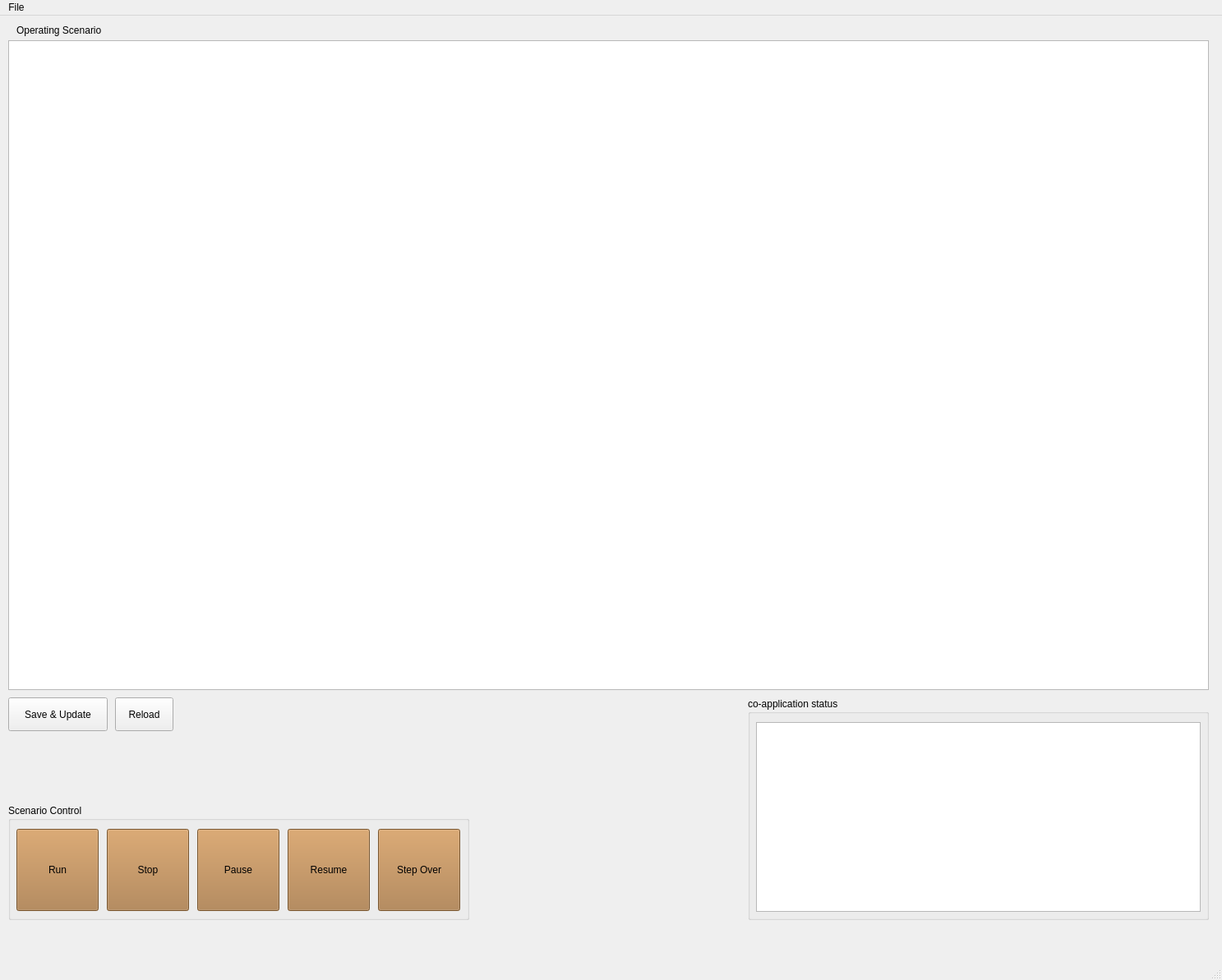
<?xml version="1.0" encoding="UTF-8"?>
<ui version="4.0">
 <class>MainWindow</class>
 <widget class="QMainWindow" name="MainWindow">
  <property name="geometry">
   <rect>
    <x>0</x>
    <y>0</y>
    <width>1487</width>
    <height>1193</height>
   </rect>
  </property>
  <property name="windowTitle">
   <string>MainWindow</string>
  </property>
  <widget class="QWidget" name="centralwidget">
   <widget class="QLabel" name="label">
    <property name="geometry">
     <rect>
      <x>20</x>
      <y>10</y>
      <width>355</width>
      <height>15</height>
     </rect>
    </property>
    <property name="text">
     <string>Operating Scenario</string>
    </property>
   </widget>
   <widget class="QGroupBox" name="groupBox">
    <property name="geometry">
     <rect>
      <x>910</x>
      <y>830</y>
      <width>561</width>
      <height>271</height>
     </rect>
    </property>
    <property name="title">
     <string>co-application status</string>
    </property>
    <widget class="QTableView" name="table_coapp_status">
     <property name="geometry">
      <rect>
       <x>10</x>
       <y>30</y>
       <width>541</width>
       <height>231</height>
      </rect>
     </property>
     <property name="alternatingRowColors">
      <bool>false</bool>
     </property>
     <attribute name="horizontalHeaderStretchLastSection">
      <bool>true</bool>
     </attribute>
    </widget>
   </widget>
   <widget class="QGroupBox" name="groupBox_2">
    <property name="geometry">
     <rect>
      <x>10</x>
      <y>960</y>
      <width>561</width>
      <height>141</height>
     </rect>
    </property>
    <property name="title">
     <string>Scenario Control</string>
    </property>
    <widget class="QPushButton" name="btn_scenario_run">
     <property name="enabled">
      <bool>true</bool>
     </property>
     <property name="geometry">
      <rect>
       <x>10</x>
       <y>30</y>
       <width>100</width>
       <height>100</height>
      </rect>
     </property>
     <property name="sizePolicy">
      <sizepolicy hsizetype="Minimum" vsizetype="Fixed">
       <horstretch>0</horstretch>
       <verstretch>0</verstretch>
      </sizepolicy>
     </property>
     <property name="autoFillBackground">
      <bool>false</bool>
     </property>
     <property name="styleSheet">
      <string notr="true">background-color: rgb(170, 121, 66);</string>
     </property>
     <property name="text">
      <string>Run</string>
     </property>
     <property name="icon">
      <iconset>
       <normaloff>ico/play.png</normaloff>ico/play.png</iconset>
     </property>
     <property name="iconSize">
      <size>
       <width>32</width>
       <height>32</height>
      </size>
     </property>
     <property name="flat">
      <bool>false</bool>
     </property>
    </widget>
    <widget class="QPushButton" name="btn_scenario_stop">
     <property name="geometry">
      <rect>
       <x>120</x>
       <y>30</y>
       <width>100</width>
       <height>100</height>
      </rect>
     </property>
     <property name="styleSheet">
      <string notr="true">background-color: rgb(170, 121, 66);</string>
     </property>
     <property name="text">
      <string>Stop</string>
     </property>
     <property name="icon">
      <iconset>
       <normaloff>ico/stop.png</normaloff>ico/stop.png</iconset>
     </property>
     <property name="iconSize">
      <size>
       <width>32</width>
       <height>32</height>
      </size>
     </property>
    </widget>
    <widget class="QPushButton" name="btn_scenario_pause">
     <property name="geometry">
      <rect>
       <x>230</x>
       <y>30</y>
       <width>100</width>
       <height>100</height>
      </rect>
     </property>
     <property name="styleSheet">
      <string notr="true">background-color: rgb(170, 121, 66);</string>
     </property>
     <property name="text">
      <string>Pause</string>
     </property>
     <property name="icon">
      <iconset>
       <normaloff>ico/pause.png</normaloff>ico/pause.png</iconset>
     </property>
     <property name="iconSize">
      <size>
       <width>32</width>
       <height>32</height>
      </size>
     </property>
    </widget>
    <widget class="QPushButton" name="btn_scenario_resume">
     <property name="geometry">
      <rect>
       <x>340</x>
       <y>30</y>
       <width>100</width>
       <height>100</height>
      </rect>
     </property>
     <property name="styleSheet">
      <string notr="true">background-color: rgb(170, 121, 66);</string>
     </property>
     <property name="text">
      <string>Resume</string>
     </property>
    </widget>
    <widget class="QPushButton" name="btn_scenario_stepover">
     <property name="geometry">
      <rect>
       <x>450</x>
       <y>30</y>
       <width>100</width>
       <height>100</height>
      </rect>
     </property>
     <property name="styleSheet">
      <string notr="true">background-color: rgb(170, 121, 66);</string>
     </property>
     <property name="text">
      <string>Step Over</string>
     </property>
    </widget>
   </widget>
   <widget class="QTableView" name="table_scenario_contents">
    <property name="geometry">
     <rect>
      <x>10</x>
      <y>30</y>
      <width>1461</width>
      <height>791</height>
     </rect>
    </property>
    <property name="alternatingRowColors">
     <bool>false</bool>
    </property>
    <property name="selectionMode">
     <enum>QAbstractItemView::SingleSelection</enum>
    </property>
    <property name="selectionBehavior">
     <enum>QAbstractItemView::SelectRows</enum>
    </property>
    <attribute name="horizontalHeaderStretchLastSection">
     <bool>true</bool>
    </attribute>
   </widget>
   <widget class="QPushButton" name="btn_scenario_reload">
    <property name="geometry">
     <rect>
      <x>140</x>
      <y>830</y>
      <width>71</width>
      <height>41</height>
     </rect>
    </property>
    <property name="text">
     <string>Reload</string>
    </property>
   </widget>
   <widget class="QPushButton" name="btn_scenario_save">
    <property name="geometry">
     <rect>
      <x>10</x>
      <y>830</y>
      <width>121</width>
      <height>41</height>
     </rect>
    </property>
    <property name="text">
     <string>Save &amp;&amp; Update</string>
    </property>
   </widget>
  </widget>
  <widget class="QMenuBar" name="menubar">
   <property name="geometry">
    <rect>
     <x>0</x>
     <y>0</y>
     <width>1487</width>
     <height>43</height>
    </rect>
   </property>
   <widget class="QMenu" name="menuFile">
    <property name="title">
     <string>File</string>
    </property>
    <addaction name="actionOpen"/>
    <addaction name="separator"/>
    <addaction name="actionExit"/>
   </widget>
   <addaction name="menuFile"/>
  </widget>
  <widget class="QStatusBar" name="statusbar"/>
  <action name="actionOpen">
   <property name="icon">
    <iconset theme="document-open">
     <normaloff>.</normaloff>.</iconset>
   </property>
   <property name="text">
    <string>Open operating scenario</string>
   </property>
   <property name="shortcut">
    <string>Meta+O</string>
   </property>
  </action>
  <action name="actionExit">
   <property name="text">
    <string>Program Exit</string>
   </property>
   <property name="shortcut">
    <string>Meta+X</string>
   </property>
  </action>
 </widget>
 <resources/>
 <connections>
  <connection>
   <sender>actionExit</sender>
   <signal>triggered()</signal>
   <receiver>MainWindow</receiver>
   <slot>close()</slot>
   <hints>
    <hint type="sourcelabel">
     <x>-1</x>
     <y>-1</y>
    </hint>
    <hint type="destinationlabel">
     <x>508</x>
     <y>532</y>
    </hint>
   </hints>
  </connection>
 </connections>
</ui>
